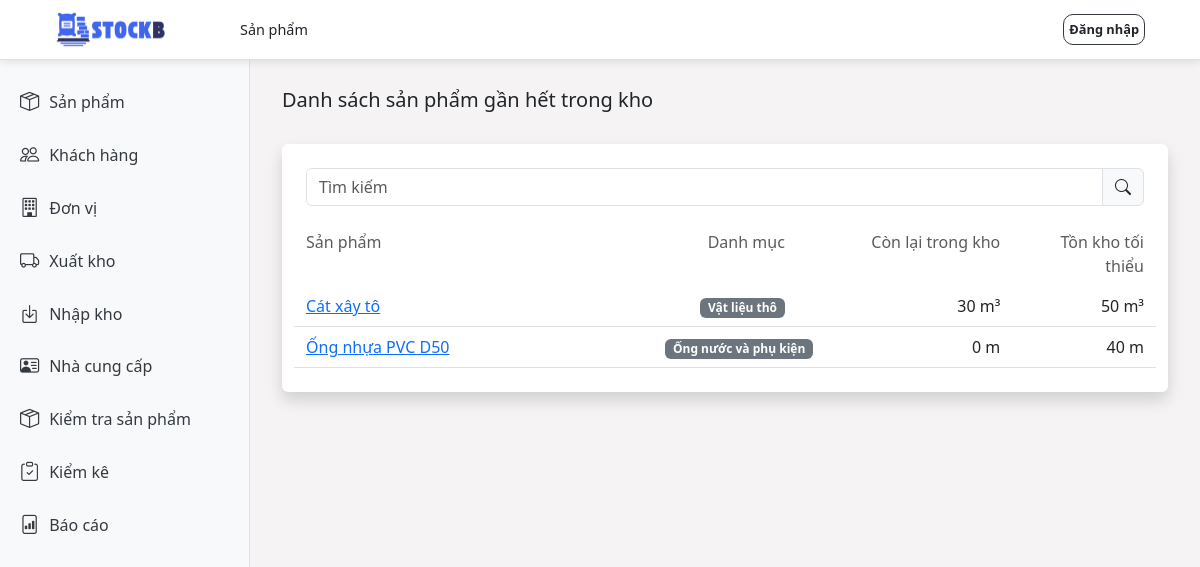
The page /check/low-stock on the database its author committed.
### stockb/models.py (models this page shows, shortened)
class Product(models.Model):
    product_name = models.CharField(max_length=100)
    description = models.TextField(blank=True)
    purchase_price = models.DecimalField(max_digits=10, decimal_places=0)
    selling_price = models.DecimalField(max_digits=10, decimal_places=0)
    minimum_stock = models.IntegerField(default=0)
    inspection_time = models.DateTimeField()
    category = models.ForeignKey(ProductCategory, on_delete=models.CASCADE)
    unit = models.ForeignKey(Unit, on_delete=models.CASCADE)
    supplier = models.ForeignKey(Supplier, on_delete=models.CASCADE)
    created_at = models.DateTimeField(auto_now_add=True)
    updated_at = models.DateTimeField(auto_now=True)

class ProductCategory(models.Model):
    category_name = models.CharField(max_length=100)
    description = models.TextField(
        blank=True,
        null=True
    )
    created_at = models.DateTimeField(auto_now_add=True)
    updated_at = models.DateTimeField(auto_now=True)

class Unit(models.Model):
    unit_name = models.CharField(max_length=50)
    unit_symbol = models.CharField(max_length=10)
    created_at = models.DateTimeField(auto_now_add=True)
    updated_at = models.DateTimeField(auto_now=True)

### stockb/views/check_views.py (the view)
# urls.py: path('check/low-stock', check_views.low_stock_list_view, name='low_stock_list'),
def low_stock_list_view(request):
    low_stock_products = []
    products = Product.objects.all().prefetch_related('product_details').select_related('category', 'unit')
    for product in products:
        total_quantity = product.product_details.aggregate(total=Sum('remaining_quantity'))['total'] or 0
        if total_quantity <= product.minimum_stock:
            low_stock_products.append({
                'product': product,
                'total_quantity': total_quantity,
                'minimum_stock': product.minimum_stock,
            })
    context = {
        "title": "Hàng gần hết trong kho",
        "low_stock_products": low_stock_products,
    }
    return render(request, 'check/low_stock_list.html', context)

### stockb/templates/check/low_stock_list.html (shortened to what this page needs)
{% extends 'base.html' %}
{% block content %}
    <div class="d-flex justify-content-between align-items-center mb-4">
        <h5>Danh sách sản phẩm gần hết trong kho</h5>
    </div>
    <div class="container bg-white p-4 rounded shadow">
        <form method="get" class="input-group mb-4">
            <input type="text" name="q" class="form-control" placeholder="Tìm kiếm" value="{{ search_query }}">
            <button type="submit" class="input-group-text"><i class="bi bi-search"></i></button>
        </form>
        <div class="row mb-2 text-muted">
            <div class="col-5">Sản phẩm</div>
            <div class="col-2 text-end">Danh mục</div>
            <div class="col-3 text-end">Còn lại trong kho</div>
            <div class="col-2 text-end">Tồn kho tối thiểu</div>
        </div>
        {% for item in low_stock_products %}
        <div class="row py-2 border-bottom align-items-center">
            <a href="#" class="col-5">
                {{ item.product.product_name }}
            </a>
            <div class="col-2 text-end">
                <span class="badge bg-secondary">{{ item.product.category.category_name }}</span>
            </div>
            <div class="col-3 text-end">
                <span>{{ item.total_quantity }} {{ item.product.unit.unit_symbol }}</span>
            </div>
            <div class="col-2 text-end">
                <span>{{ item.minimum_stock }} {{ item.product.unit.unit_symbol }}</span>
            </div>
        </div>
        {% empty %}
        <div class="row py-2">
            <div class="col-12 text-center text-muted">
                Không có sản phẩm nào gần hết trong kho.
            </div>
        </div>
        {% endfor %}
    </div>
{% endblock %}

### rows shown on the page
Product: product.product_name "Cát xây tô", product.category.category_name "Vật liệu thô", total_quantity "30", product.unit.unit_symbol "m³", minimum_stock "50"
Product: product.product_name "Ống nhựa PVC D50", product.category.category_name "Ống nước và phụ kiện", total_quantity "0", product.unit.unit_symbol "m", minimum_stock "40"
